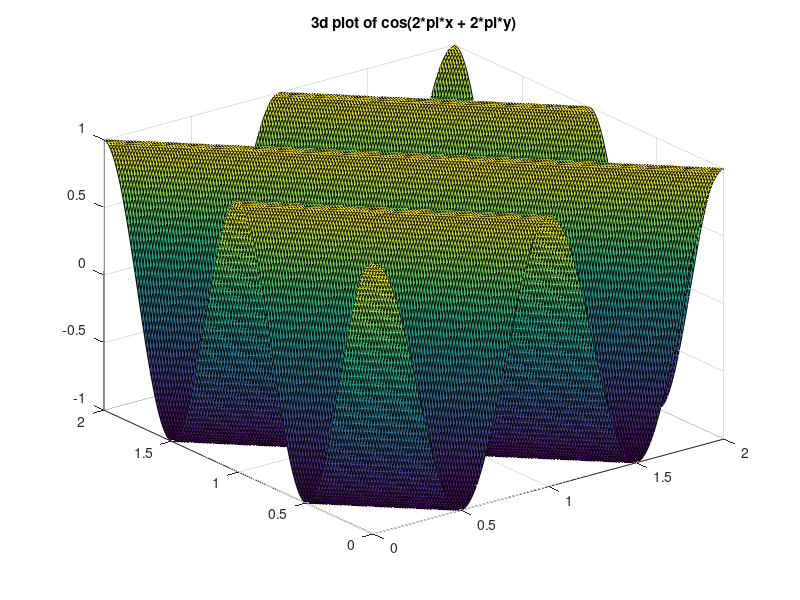
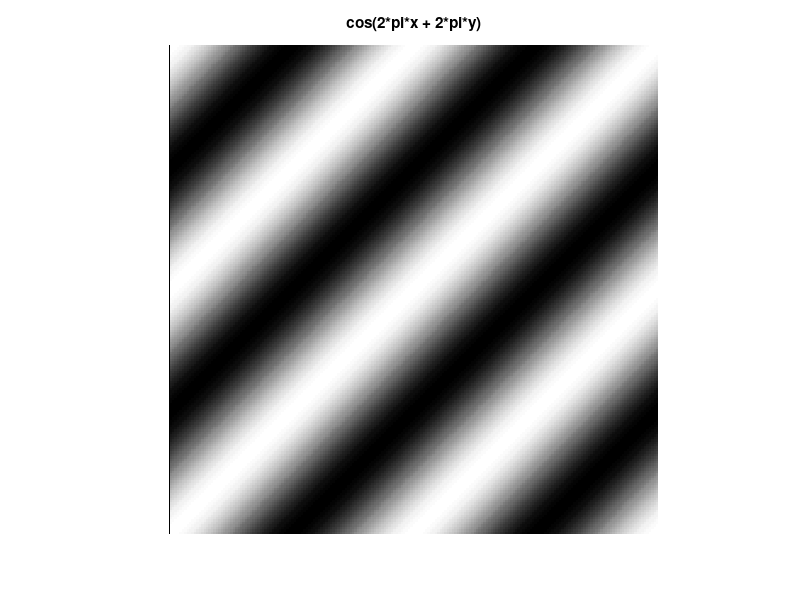
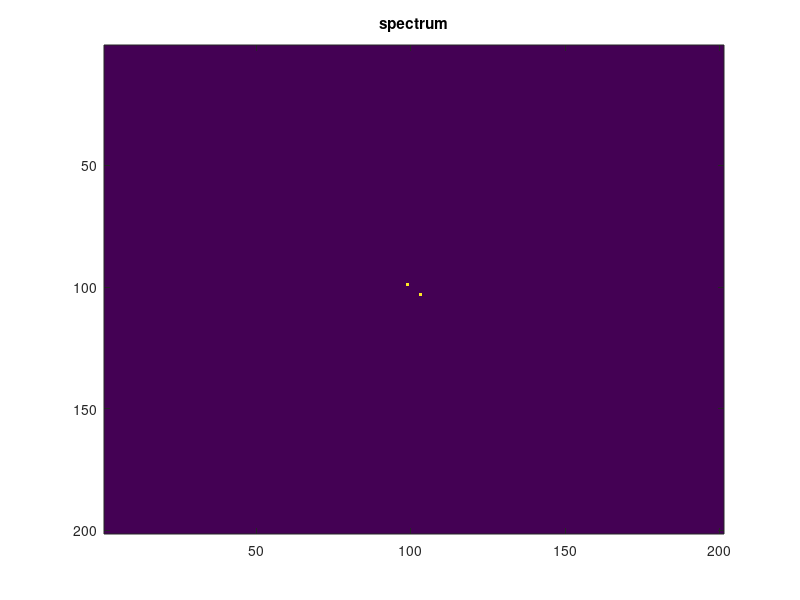
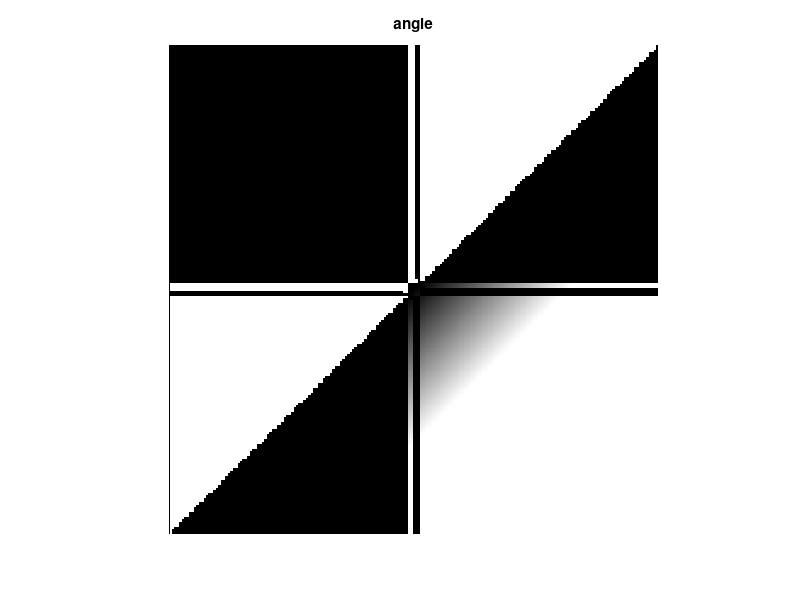

Here is the MATLAB script that generated these plots, in order: (Note: this script raises an error after producing the figures.)
%% cosine function with frequency 1
f = @(x,y) cos(2*pi*x + 2*pi*y); 

[x,y] = meshgrid(0:0.01:2,0:0.01:2);
z = f(x,y);
figure;
surf(x,y,z);
title("3d plot of cos(2*pi*x + 2*pi*y)");
saveas(gcf, "./result/cosine.jpg");
figure;
imshow(z,[]);
title("cos(2*pi*x + 2*pi*y)");
saveas(gcf, "./result/cosine_2d.jpg");
ff = fftshift(fft2(z));
figure;
imagesc(abs(ff));
title("spectrum")
saveas(gcf,"./result/spectrum_cosine.jpg");
figure;
imshow(angle(ff));
title("angle");
saveas(gcf,"./result/angle_cosine.jpg");

%%
figure;
mesh(x,y,abs(ff));
title("spectrum in 3d");
view(20,20);
axis off;
saveas(gcf, "1p_spectrum_3d.jpg");

%%
img = imread('brick.jpg');
img = im2double(rgb2gray(img));
figure;
imshow(img);
title('original');
saveas(gcf, './result/p2_brick.jpg');


ff = fftshift(fft2(img));
figure;
imshow(log(abs(ff)+1), []);
title('spectrum after log transformation');
saveas(gcf, './result/spectrum_brick.jpg');
% imshow(log(abs(ff)),[]);
figure;
imshow(angle(ff));
title('phase angle');
saveas(gcf, './result/phase_angle_brick.jpg');

%%
[m,n] = size(img);
ff(m/2+1,n/2+1) = 0;
img2 = abs(ifft2(ff));
imshow(img2);
title('Average intensity of 0');
saveas(gcf,'./result/avg_intense_0_brick.jpg');

%%
f = @(x,y) 0.05*cos(2*pi*x + 2*pi*y);
img = imread('expo_building_gray.jpg');
[m,n] = size(img);
[x,y] = meshgrid(-m/2+1:m/2, -n/2+1:n/2);
x = x/m;
y = y/n;
h = f(x,y);
H = fft2(h);
F = fftshift(fft2(img));
fh = ifft2(H*F);
imshow(img);
figure;
imshow(abs(fh));



